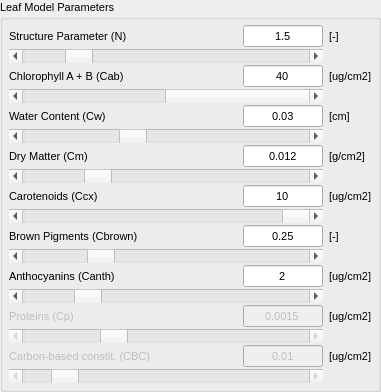
        <widget class="QgsCollapsibleGroupBox" name="LeafMP_Box">
         <property name="sizePolicy">
          <sizepolicy hsizetype="Preferred" vsizetype="Preferred">
           <horstretch>0</horstretch>
           <verstretch>0</verstretch>
          </sizepolicy>
         </property>
         <property name="minimumSize">
          <size>
           <width>0</width>
           <height>0</height>
          </size>
         </property>
         <property name="maximumSize">
          <size>
           <width>320000</width>
           <height>16777215</height>
          </size>
         </property>
         <property name="font">
          <font>
           <pointsize>8</pointsize>
          </font>
         </property>
         <property name="autoFillBackground">
          <bool>false</bool>
         </property>
         <property name="title">
          <string>Leaf Model Parameters</string>
         </property>
         <property name="flat">
          <bool>true</bool>
         </property>
         <property name="collapsed">
          <bool>false</bool>
         </property>
         <property name="syncGroup">
          <string notr="true"/>
         </property>
         <property name="saveCollapsedState">
          <bool>false</bool>
         </property>
         <property name="saveCheckedState">
          <bool>true</bool>
         </property>
         <layout class="QGridLayout" name="gridLayout_9">
          <property name="leftMargin">
           <number>6</number>
          </property>
          <property name="topMargin">
           <number>6</number>
          </property>
          <property name="rightMargin">
           <number>6</number>
          </property>
          <property name="bottomMargin">
           <number>6</number>
          </property>
          <property name="verticalSpacing">
           <number>2</number>
          </property>
          <item row="17" column="2" alignment="Qt::AlignRight">
           <widget class="QLineEdit" name="Cbc_lineEdit">
            <property name="enabled">
             <bool>false</bool>
            </property>
            <property name="sizePolicy">
             <sizepolicy hsizetype="Preferred" vsizetype="Preferred">
              <horstretch>0</horstretch>
              <verstretch>0</verstretch>
             </sizepolicy>
            </property>
            <property name="maximumSize">
             <size>
              <width>80</width>
              <height>16777215</height>
             </size>
            </property>
            <property name="text">
             <string>0.01</string>
            </property>
            <property name="alignment">
             <set>Qt::AlignCenter</set>
            </property>
           </widget>
          </item>
          <item row="5" column="2" alignment="Qt::AlignRight">
           <widget class="QLineEdit" name="Cw_lineEdit">
            <property name="sizePolicy">
             <sizepolicy hsizetype="Preferred" vsizetype="Preferred">
              <horstretch>0</horstretch>
              <verstretch>0</verstretch>
             </sizepolicy>
            </property>
            <property name="maximumSize">
             <size>
              <width>80</width>
              <height>16777215</height>
             </size>
            </property>
            <property name="font">
             <font>
              <pointsize>8</pointsize>
             </font>
            </property>
            <property name="inputMethodHints">
             <set>Qt::ImhDigitsOnly</set>
            </property>
            <property name="text">
             <string>0.03</string>
            </property>
            <property name="frame">
             <bool>true</bool>
            </property>
            <property name="alignment">
             <set>Qt::AlignCenter</set>
            </property>
           </widget>
          </item>
          <item row="17" column="0">
           <widget class="QLabel" name="Cbc_Text">
            <property name="enabled">
             <bool>false</bool>
            </property>
            <property name="text">
             <string>Carbon-based constit. (CBC)</string>
            </property>
           </widget>
          </item>
          <item row="18" column="0" colspan="3">
           <widget class="QScrollBar" name="Cbc_Slide">
            <property name="enabled">
             <bool>false</bool>
            </property>
            <property name="sizePolicy">
             <sizepolicy hsizetype="Preferred" vsizetype="Fixed">
              <horstretch>0</horstretch>
              <verstretch>0</verstretch>
             </sizepolicy>
            </property>
            <property name="maximum">
             <number>900</number>
            </property>
            <property name="sliderPosition">
             <number>100</number>
            </property>
            <property name="orientation">
             <enum>Qt::Horizontal</enum>
            </property>
           </widget>
          </item>
          <item row="5" column="0">
           <widget class="QLabel" name="Cw_Text">
            <property name="minimumSize">
             <size>
              <width>0</width>
              <height>0</height>
             </size>
            </property>
            <property name="font">
             <font>
              <pointsize>8</pointsize>
             </font>
            </property>
            <property name="text">
             <string>Water Content (Cw)</string>
            </property>
           </widget>
          </item>
          <item row="9" column="2" alignment="Qt::AlignRight">
           <widget class="QLineEdit" name="Car_lineEdit">
            <property name="sizePolicy">
             <sizepolicy hsizetype="Preferred" vsizetype="Preferred">
              <horstretch>0</horstretch>
              <verstretch>0</verstretch>
             </sizepolicy>
            </property>
            <property name="maximumSize">
             <size>
              <width>80</width>
              <height>16777215</height>
             </size>
            </property>
            <property name="font">
             <font>
              <pointsize>8</pointsize>
             </font>
            </property>
            <property name="inputMethodHints">
             <set>Qt::ImhDigitsOnly</set>
            </property>
            <property name="text">
             <string>10</string>
            </property>
            <property name="frame">
             <bool>true</bool>
            </property>
            <property name="alignment">
             <set>Qt::AlignCenter</set>
            </property>
           </widget>
          </item>
          <item row="17" column="3">
           <widget class="QLabel" name="lblCbc">
            <property name="text">
             <string>[ug/cm2]</string>
            </property>
           </widget>
          </item>
          <item row="7" column="3">
           <widget class="QLabel" name="lblCm">
            <property name="font">
             <font>
              <pointsize>8</pointsize>
             </font>
            </property>
            <property name="text">
             <string>[g/cm2]</string>
            </property>
           </widget>
          </item>
          <item row="8" column="0" colspan="3">
           <widget class="QScrollBar" name="Cm_Slide">
            <property name="sizePolicy">
             <sizepolicy hsizetype="Preferred" vsizetype="Fixed">
              <horstretch>0</horstretch>
              <verstretch>0</verstretch>
             </sizepolicy>
            </property>
            <property name="minimum">
             <number>0</number>
            </property>
            <property name="maximum">
             <number>500</number>
            </property>
            <property name="value">
             <number>120</number>
            </property>
            <property name="sliderPosition">
             <number>120</number>
            </property>
            <property name="orientation">
             <enum>Qt::Horizontal</enum>
            </property>
           </widget>
          </item>
          <item row="5" column="3">
           <widget class="QLabel" name="label_3">
            <property name="font">
             <font>
              <pointsize>8</pointsize>
             </font>
            </property>
            <property name="text">
             <string>[cm]</string>
            </property>
           </widget>
          </item>
          <item row="14" column="0" colspan="3">
           <widget class="QScrollBar" name="Canth_Slide">
            <property name="sizePolicy">
             <sizepolicy hsizetype="Preferred" vsizetype="Fixed">
              <horstretch>0</horstretch>
              <verstretch>0</verstretch>
             </sizepolicy>
            </property>
            <property name="maximumSize">
             <size>
              <width>16777215</width>
              <height>320000</height>
             </size>
            </property>
            <property name="maximum">
             <number>400000</number>
            </property>
            <property name="singleStep">
             <number>200</number>
            </property>
            <property name="pageStep">
             <number>10000</number>
            </property>
            <property name="value">
             <number>20000</number>
            </property>
            <property name="sliderPosition">
             <number>20000</number>
            </property>
            <property name="orientation">
             <enum>Qt::Horizontal</enum>
            </property>
           </widget>
          </item>
          <item row="11" column="2" alignment="Qt::AlignRight">
           <widget class="QLineEdit" name="Cbrown_lineEdit">
            <property name="sizePolicy">
             <sizepolicy hsizetype="Preferred" vsizetype="Preferred">
              <horstretch>0</horstretch>
              <verstretch>0</verstretch>
             </sizepolicy>
            </property>
            <property name="maximumSize">
             <size>
              <width>80</width>
              <height>16777215</height>
             </size>
            </property>
            <property name="font">
             <font>
              <pointsize>8</pointsize>
             </font>
            </property>
            <property name="inputMethodHints">
             <set>Qt::ImhDigitsOnly</set>
            </property>
            <property name="text">
             <string>0.25</string>
            </property>
            <property name="frame">
             <bool>true</bool>
            </property>
            <property name="alignment">
             <set>Qt::AlignCenter</set>
            </property>
           </widget>
          </item>
          <item row="16" column="0" colspan="3">
           <widget class="QScrollBar" name="Cp_Slide">
            <property name="enabled">
             <bool>false</bool>
            </property>
            <property name="sizePolicy">
             <sizepolicy hsizetype="Preferred" vsizetype="Fixed">
              <horstretch>0</horstretch>
              <verstretch>0</verstretch>
             </sizepolicy>
            </property>
            <property name="maximum">
             <number>50</number>
            </property>
            <property name="singleStep">
             <number>1</number>
            </property>
            <property name="pageStep">
             <number>1</number>
            </property>
            <property name="value">
             <number>15</number>
            </property>
            <property name="sliderPosition">
             <number>15</number>
            </property>
            <property name="orientation">
             <enum>Qt::Horizontal</enum>
            </property>
           </widget>
          </item>
          <item row="15" column="0">
           <widget class="QLabel" name="Cp_Text">
            <property name="enabled">
             <bool>false</bool>
            </property>
            <property name="font">
             <font>
              <pointsize>8</pointsize>
             </font>
            </property>
            <property name="text">
             <string>Proteins (Cp)</string>
            </property>
           </widget>
          </item>
          <item row="3" column="3">
           <widget class="QLabel" name="lblCab">
            <property name="font">
             <font>
              <pointsize>8</pointsize>
             </font>
            </property>
            <property name="text">
             <string>[ug/cm2]</string>
            </property>
           </widget>
          </item>
          <item row="0" column="3">
           <widget class="QLabel" name="label">
            <property name="font">
             <font>
              <pointsize>8</pointsize>
             </font>
            </property>
            <property name="text">
             <string>[-]</string>
            </property>
           </widget>
          </item>
          <item row="2" column="0" colspan="3">
           <widget class="QScrollBar" name="N_Slide">
            <property name="sizePolicy">
             <sizepolicy hsizetype="Preferred" vsizetype="Fixed">
              <horstretch>0</horstretch>
              <verstretch>0</verstretch>
             </sizepolicy>
            </property>
            <property name="minimum">
             <number>10000</number>
            </property>
            <property name="maximum">
             <number>40000</number>
            </property>
            <property name="singleStep">
             <number>100</number>
            </property>
            <property name="pageStep">
             <number>1000</number>
            </property>
            <property name="value">
             <number>15000</number>
            </property>
            <property name="sliderPosition">
             <number>15000</number>
            </property>
            <property name="orientation">
             <enum>Qt::Horizontal</enum>
            </property>
           </widget>
          </item>
          <item row="0" column="0">
           <widget class="QLabel" name="N_Text">
            <property name="sizePolicy">
             <sizepolicy hsizetype="Preferred" vsizetype="Preferred">
              <horstretch>0</horstretch>
              <verstretch>0</verstretch>
             </sizepolicy>
            </property>
            <property name="minimumSize">
             <size>
              <width>0</width>
              <height>0</height>
             </size>
            </property>
            <property name="maximumSize">
             <size>
              <width>16777215</width>
              <height>16777215</height>
             </size>
            </property>
            <property name="font">
             <font>
              <pointsize>8</pointsize>
             </font>
            </property>
            <property name="text">
             <string>Structure Parameter (N)</string>
            </property>
           </widget>
          </item>
          <item row="13" column="3">
           <widget class="QLabel" name="lblCanth">
            <property name="font">
             <font>
              <pointsize>8</pointsize>
             </font>
            </property>
            <property name="text">
             <string>[ug/cm2]</string>
            </property>
           </widget>
          </item>
          <item row="0" column="2" alignment="Qt::AlignRight">
           <widget class="QLineEdit" name="N_lineEdit">
            <property name="sizePolicy">
             <sizepolicy hsizetype="Preferred" vsizetype="Preferred">
              <horstretch>0</horstretch>
              <verstretch>0</verstretch>
             </sizepolicy>
            </property>
            <property name="minimumSize">
             <size>
              <width>0</width>
              <height>0</height>
             </size>
            </property>
            <property name="maximumSize">
             <size>
              <width>80</width>
              <height>16777215</height>
             </size>
            </property>
            <property name="palette">
             <palette>
              <active/>
              <inactive/>
              <disabled/>
             </palette>
            </property>
            <property name="font">
             <font>
              <pointsize>8</pointsize>
             </font>
            </property>
            <property name="autoFillBackground">
             <bool>false</bool>
            </property>
            <property name="styleSheet">
             <string notr="true"/>
            </property>
            <property name="inputMethodHints">
             <set>Qt::ImhDigitsOnly</set>
            </property>
            <property name="text">
             <string>1.5</string>
            </property>
            <property name="frame">
             <bool>true</bool>
            </property>
            <property name="alignment">
             <set>Qt::AlignCenter</set>
            </property>
            <property name="placeholderText">
             <string>1.8</string>
            </property>
           </widget>
          </item>
          <item row="3" column="2" alignment="Qt::AlignRight">
           <widget class="QLineEdit" name="Cab_lineEdit">
            <property name="sizePolicy">
             <sizepolicy hsizetype="Preferred" vsizetype="Preferred">
              <horstretch>0</horstretch>
              <verstretch>0</verstretch>
             </sizepolicy>
            </property>
            <property name="maximumSize">
             <size>
              <width>80</width>
              <height>16777215</height>
             </size>
            </property>
            <property name="font">
             <font>
              <pointsize>8</pointsize>
             </font>
            </property>
            <property name="inputMethodHints">
             <set>Qt::ImhDigitsOnly</set>
            </property>
            <property name="text">
             <string>40</string>
            </property>
            <property name="frame">
             <bool>true</bool>
            </property>
            <property name="alignment">
             <set>Qt::AlignCenter</set>
            </property>
           </widget>
          </item>
          <item row="7" column="0">
           <widget class="QLabel" name="Cm_Text">
            <property name="sizePolicy">
             <sizepolicy hsizetype="Preferred" vsizetype="Preferred">
              <horstretch>0</horstretch>
              <verstretch>0</verstretch>
             </sizepolicy>
            </property>
            <property name="minimumSize">
             <size>
              <width>0</width>
              <height>0</height>
             </size>
            </property>
            <property name="maximumSize">
             <size>
              <width>16777215</width>
              <height>20</height>
             </size>
            </property>
            <property name="font">
             <font>
              <pointsize>8</pointsize>
             </font>
            </property>
            <property name="text">
             <string>Dry Matter (Cm)</string>
            </property>
           </widget>
          </item>
          <item row="4" column="0" colspan="3">
           <widget class="QScrollBar" name="Cab_Slide">
            <property name="sizePolicy">
             <sizepolicy hsizetype="Preferred" vsizetype="Fixed">
              <horstretch>0</horstretch>
              <verstretch>0</verstretch>
             </sizepolicy>
            </property>
            <property name="maximum">
             <number>1000000</number>
            </property>
            <property name="singleStep">
             <number>1000</number>
            </property>
            <property name="pageStep">
             <number>100000</number>
            </property>
            <property name="value">
             <number>400000</number>
            </property>
            <property name="sliderPosition">
             <number>400000</number>
            </property>
            <property name="orientation">
             <enum>Qt::Horizontal</enum>
            </property>
           </widget>
          </item>
          <item row="15" column="2" alignment="Qt::AlignRight">
           <widget class="QLineEdit" name="Cp_lineEdit">
            <property name="enabled">
             <bool>false</bool>
            </property>
            <property name="sizePolicy">
             <sizepolicy hsizetype="Preferred" vsizetype="Preferred">
              <horstretch>0</horstretch>
              <verstretch>0</verstretch>
             </sizepolicy>
            </property>
            <property name="maximumSize">
             <size>
              <width>80</width>
              <height>16777215</height>
             </size>
            </property>
            <property name="font">
             <font>
              <pointsize>8</pointsize>
             </font>
            </property>
            <property name="text">
             <string>0.0015</string>
            </property>
            <property name="alignment">
             <set>Qt::AlignCenter</set>
            </property>
           </widget>
          </item>
          <item row="9" column="3">
           <widget class="QLabel" name="lblCar">
            <property name="font">
             <font>
              <pointsize>8</pointsize>
             </font>
            </property>
            <property name="text">
             <string>[ug/cm2]</string>
            </property>
           </widget>
          </item>
          <item row="9" column="0">
           <widget class="QLabel" name="Car_Text">
            <property name="sizePolicy">
             <sizepolicy hsizetype="Minimum" vsizetype="Preferred">
              <horstretch>0</horstretch>
              <verstretch>0</verstretch>
             </sizepolicy>
            </property>
            <property name="minimumSize">
             <size>
              <width>0</width>
              <height>0</height>
             </size>
            </property>
            <property name="font">
             <font>
              <pointsize>8</pointsize>
             </font>
            </property>
            <property name="text">
             <string>Carotenoids (Ccx)</string>
            </property>
           </widget>
          </item>
          <item row="13" column="0">
           <widget class="QLabel" name="Canth_Text">
            <property name="enabled">
             <bool>true</bool>
            </property>
            <property name="sizePolicy">
             <sizepolicy hsizetype="Preferred" vsizetype="Preferred">
              <horstretch>0</horstretch>
              <verstretch>0</verstretch>
             </sizepolicy>
            </property>
            <property name="minimumSize">
             <size>
              <width>0</width>
              <height>0</height>
             </size>
            </property>
            <property name="font">
             <font>
              <pointsize>8</pointsize>
             </font>
            </property>
            <property name="text">
             <string>Anthocyanins (Canth)</string>
            </property>
           </widget>
          </item>
          <item row="13" column="2" alignment="Qt::AlignRight">
           <widget class="QLineEdit" name="Canth_lineEdit">
            <property name="sizePolicy">
             <sizepolicy hsizetype="Preferred" vsizetype="Preferred">
              <horstretch>0</horstretch>
              <verstretch>0</verstretch>
             </sizepolicy>
            </property>
            <property name="maximumSize">
             <size>
              <width>80</width>
              <height>16777215</height>
             </size>
            </property>
            <property name="font">
             <font>
              <pointsize>8</pointsize>
             </font>
            </property>
            <property name="inputMethodHints">
             <set>Qt::ImhDigitsOnly</set>
            </property>
            <property name="text">
             <string>2</string>
            </property>
            <property name="frame">
             <bool>true</bool>
            </property>
            <property name="alignment">
             <set>Qt::AlignCenter</set>
            </property>
           </widget>
          </item>
          <item row="10" column="0" colspan="3">
           <widget class="QScrollBar" name="Car_Slide">
            <property name="sizePolicy">
             <sizepolicy hsizetype="Preferred" vsizetype="Fixed">
              <horstretch>0</horstretch>
              <verstretch>0</verstretch>
             </sizepolicy>
            </property>
            <property name="maximum">
             <number>300000</number>
            </property>
            <property name="singleStep">
             <number>1000</number>
            </property>
            <property name="pageStep">
             <number>10000</number>
            </property>
            <property name="sliderPosition">
             <number>100000</number>
            </property>
            <property name="orientation">
             <enum>Qt::Horizontal</enum>
            </property>
           </widget>
          </item>
          <item row="12" column="0" colspan="3">
           <widget class="QScrollBar" name="Cbrown_Slide">
            <property name="sizePolicy">
             <sizepolicy hsizetype="Preferred" vsizetype="Fixed">
              <horstretch>0</horstretch>
              <verstretch>0</verstretch>
             </sizepolicy>
            </property>
            <property name="font">
             <font>
              <strikeout>false</strikeout>
              <kerning>true</kerning>
             </font>
            </property>
            <property name="autoFillBackground">
             <bool>false</bool>
            </property>
            <property name="maximum">
             <number>10000</number>
            </property>
            <property name="singleStep">
             <number>100</number>
            </property>
            <property name="pageStep">
             <number>1000</number>
            </property>
            <property name="value">
             <number>2500</number>
            </property>
            <property name="orientation">
             <enum>Qt::Horizontal</enum>
            </property>
            <property name="invertedAppearance">
             <bool>false</bool>
            </property>
           </widget>
          </item>
          <item row="6" column="0" colspan="3">
           <widget class="QScrollBar" name="Cw_Slide">
            <property name="sizePolicy">
             <sizepolicy hsizetype="Preferred" vsizetype="Fixed">
              <horstretch>0</horstretch>
              <verstretch>0</verstretch>
             </sizepolicy>
            </property>
            <property name="minimum">
             <number>2</number>
            </property>
            <property name="maximum">
             <number>800</number>
            </property>
            <property name="singleStep">
             <number>2</number>
            </property>
            <property name="value">
             <number>300</number>
            </property>
            <property name="orientation">
             <enum>Qt::Horizontal</enum>
            </property>
           </widget>
          </item>
          <item row="3" column="0" colspan="2">
           <widget class="QLabel" name="Cab_Text">
            <property name="minimumSize">
             <size>
              <width>0</width>
              <height>0</height>
             </size>
            </property>
            <property name="font">
             <font>
              <pointsize>8</pointsize>
             </font>
            </property>
            <property name="text">
             <string>Chlorophyll A + B (Cab)</string>
            </property>
           </widget>
          </item>
          <item row="7" column="2" alignment="Qt::AlignRight">
           <widget class="QLineEdit" name="Cm_lineEdit">
            <property name="sizePolicy">
             <sizepolicy hsizetype="Preferred" vsizetype="Preferred">
              <horstretch>0</horstretch>
              <verstretch>0</verstretch>
             </sizepolicy>
            </property>
            <property name="minimumSize">
             <size>
              <width>0</width>
              <height>0</height>
             </size>
            </property>
            <property name="maximumSize">
             <size>
              <width>80</width>
              <height>16777215</height>
             </size>
            </property>
            <property name="font">
             <font>
              <pointsize>8</pointsize>
             </font>
            </property>
            <property name="inputMethodHints">
             <set>Qt::ImhDigitsOnly</set>
            </property>
            <property name="text">
             <string>0.012</string>
            </property>
            <property name="frame">
             <bool>true</bool>
            </property>
            <property name="alignment">
             <set>Qt::AlignCenter</set>
            </property>
           </widget>
          </item>
          <item row="11" column="0">
           <widget class="QLabel" name="Cbrown_Text">
            <property name="sizePolicy">
             <sizepolicy hsizetype="Preferred" vsizetype="Preferred">
              <horstretch>0</horstretch>
              <verstretch>0</verstretch>
             </sizepolicy>
            </property>
            <property name="minimumSize">
             <size>
              <width>0</width>
              <height>0</height>
             </size>
            </property>
            <property name="font">
             <font>
              <pointsize>8</pointsize>
             </font>
            </property>
            <property name="text">
             <string>Brown Pigments (Cbrown)</string>
            </property>
           </widget>
          </item>
          <item row="11" column="3">
           <widget class="QLabel" name="lblCbrown">
            <property name="font">
             <font>
              <pointsize>8</pointsize>
             </font>
            </property>
            <property name="text">
             <string>[-]</string>
            </property>
           </widget>
          </item>
          <item row="15" column="3">
           <widget class="QLabel" name="lblCp">
            <property name="font">
             <font>
              <pointsize>8</pointsize>
             </font>
            </property>
            <property name="text">
             <string>[ug/cm2]</string>
            </property>
           </widget>
          </item>
          <item row="0" column="1">
           <spacer name="horizontalSpacer_3">
            <property name="orientation">
             <enum>Qt::Horizontal</enum>
            </property>
            <property name="sizeHint" stdset="0">
             <size>
              <width>80</width>
              <height>20</height>
             </size>
            </property>
           </spacer>
          </item>
         </layout>
        </widget>
